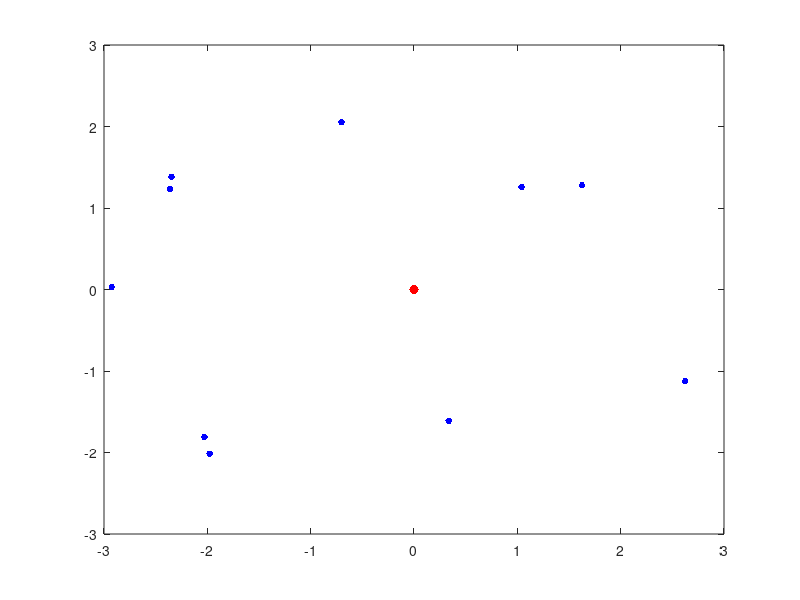

MATLAB code for this plot: (Note: this script raises an error after producing the figure.)


clear all
clc
close all
r = 0; % Radius
t = 2*pi;  % Angle
data1 = [r.*cos(t), r.*sin(t)]; % Points
%Generate 25 points uniformly distributed in the annulus.
r2 = sqrt(8*rand(10,1)+1); % Radius
t2 = 2*pi*rand(10,1);      % Angle
data2 = [r2.*cos(t2), r2.*sin(t2)]% points
%Plot the points, and plot circles of radii 1 and 2 for comparison.

figure;
plot(data1(:,1),data1(:,2),'r.','MarkerSize',20)
hold on
% figure;
plot(data2(:,1),data2(:,2),'b.','MarkerSize',15)
ezpolar(@(x)1); %Radius 1 
ezpolar(@(x)5); %Radius 3 
axis equal
hold off
pnoise=10^(-11.7)*10^(-3);
pc=10^(-4);
nk=.9;

Tmax=.1;

pe=[28:100];
pe=10.^(pe/10)*10^(-3);
A=size(data2)
B=repmat(data1,A(1),A(2)/2)

for i=1:10 
    for k=1:length(pe)
    XD(i)=data2(i,1);
    YD(i)=data2(i,2);
    
    XBS(i)=B(i,1);
    YBS(i)=B(i,2);
    d(i) = sqrt((XD(i)-XBS(i)).^2+(YD(i)-YBS(i)).^2);
    g(i)=1./d(i).^2.2*10^(-3);
g(i)=g(i)/pnoise;
h(i)=1./((d(i)).^2.2*10^(3));
R1(k)=throughput2(pe(k),pc,nk,pnoise,Tmax,g(i),h(i));
R2(k)=throughput(pe(k),pc,nk,pnoise,Tmax,g(i),h(i));
    end
end
pe=pe*10^(3);
pe=10*log10(pe);
figure;
plot(pe,R1,'g')
hold on
plot(pe,R2,'r')
hold off
% fun=@(xk) log2(1-pc.*g+xk)- (xk*log2(exp(1))/(1-pc.*g+xk))- sum(nk*pe*h*g*log2(exp(1))/((1-pc.*g+xk)))
% roots(fun==0) 

function R1=throughput2(pe,pc,nk,pnoise,Tmax,g,h)
cvx_begin
variable t0
variable t(1,10)
%maximize t*(log(cc-pc*g'+t0*nk*pe*(h'.*g')./t')+1.4489*cc)
%maximize t*(log(1-pc*g'+t0*nk*pe*(h'.*g')/20))+1.4489*sum(t)
%maximize t*log(1+t0*nk*pe*(h'.*g')./t'+1.4489*cc)
maximize -sum(rel_entr(t,t.*(1-pc.*g)+t0*nk*pe*(h.*g)))

subject to

t0+sum(t)<=Tmax
t0>=0
t>=0
cvx_end
R1=cvx_optval;
%R=t*(-pc*g')+t0*nk*pe*(h*g')*log2(10);
end
function R2=throughput(pe,pc,nk,pnoise,Tmax,g,h)
cvx_begin
variable t0
variable t1
%maximize t*(log(cc-pc*g'+t0*nk*pe*(h'.*g')./t')+1.4489*cc)
%maximize t*(log(1-pc*g'+t0*nk*pe*(h'.*g')/20))+1.4489*sum(t)
%maximize t*log(1+t0*nk*pe*(h'.*g')./t'+1.4489*cc)
maximize -sum(rel_entr(t1,t1.*sum(1-pc.*g)+sum(t0*nk*pe*(h.*g))))

subject to

t0+t1<=Tmax
t0>=0
t1>=0
cvx_end
R2=cvx_optval;
%R=t*(-pc*g')+t0*nk*pe*(h*g')*log2(10);
end